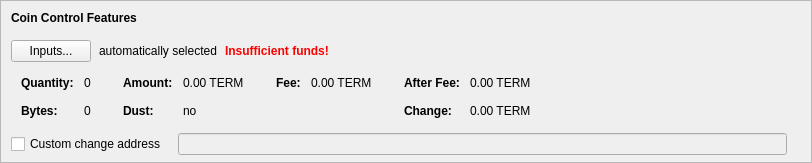
    <widget class="QFrame" name="frameCoinControl">
     <property name="sizePolicy">
      <sizepolicy hsizetype="Expanding" vsizetype="Expanding">
       <horstretch>0</horstretch>
       <verstretch>0</verstretch>
      </sizepolicy>
     </property>
     <property name="maximumSize">
      <size>
       <width>16777215</width>
       <height>16777215</height>
      </size>
     </property>
     <property name="frameShape">
      <enum>QFrame::StyledPanel</enum>
     </property>
     <property name="frameShadow">
      <enum>QFrame::Sunken</enum>
     </property>
     <layout class="QVBoxLayout" name="verticalLayoutCoinControl2">
      <property name="spacing">
       <number>0</number>
      </property>
      <property name="leftMargin">
       <number>0</number>
      </property>
      <property name="topMargin">
       <number>0</number>
      </property>
      <property name="rightMargin">
       <number>0</number>
      </property>
      <property name="bottomMargin">
       <number>6</number>
      </property>
      <item>
       <layout class="QVBoxLayout" name="verticalLayoutCoinControl" stretch="0,0,0,0,1">
        <property name="spacing">
         <number>0</number>
        </property>
        <property name="leftMargin">
         <number>10</number>
        </property>
        <property name="topMargin">
         <number>10</number>
        </property>
        <item>
         <layout class="QHBoxLayout" name="horizontalLayoutCoinControl1">
          <property name="bottomMargin">
           <number>15</number>
          </property>
          <item>
           <widget class="QLabel" name="labelCoinControlFeatures">
            <property name="sizePolicy">
             <sizepolicy hsizetype="Preferred" vsizetype="Maximum">
              <horstretch>0</horstretch>
              <verstretch>0</verstretch>
             </sizepolicy>
            </property>
            <property name="font">
             <font>
              <weight>75</weight>
              <bold>true</bold>
             </font>
            </property>
            <property name="styleSheet">
             <string notr="true">font-weight:bold;</string>
            </property>
            <property name="text">
             <string>Coin Control Features</string>
            </property>
           </widget>
          </item>
         </layout>
        </item>
        <item>
         <layout class="QHBoxLayout" name="horizontalLayoutCoinControl2" stretch="0,0,0,0">
          <property name="spacing">
           <number>8</number>
          </property>
          <property name="bottomMargin">
           <number>10</number>
          </property>
          <item>
           <widget class="QPushButton" name="pushButtonCoinControl">
            <property name="styleSheet">
             <string notr="true"/>
            </property>
            <property name="text">
             <string>Inputs...</string>
            </property>
            <property name="autoDefault">
             <bool>false</bool>
            </property>
           </widget>
          </item>
          <item>
           <widget class="QLabel" name="labelCoinControlAutomaticallySelected">
            <property name="text">
             <string>automatically selected</string>
            </property>
            <property name="margin">
             <number>5</number>
            </property>
           </widget>
          </item>
          <item>
           <widget class="QLabel" name="labelCoinControlInsuffFunds">
            <property name="font">
             <font>
              <weight>75</weight>
              <bold>true</bold>
             </font>
            </property>
            <property name="styleSheet">
             <string notr="true">color:red;font-weight:bold;</string>
            </property>
            <property name="text">
             <string>Insufficient funds!</string>
            </property>
            <property name="margin">
             <number>5</number>
            </property>
           </widget>
          </item>
          <item>
           <spacer name="horizontalSpacerCoinControl">
            <property name="orientation">
             <enum>Qt::Horizontal</enum>
            </property>
            <property name="sizeHint" stdset="0">
             <size>
              <width>40</width>
              <height>1</height>
             </size>
            </property>
           </spacer>
          </item>
         </layout>
        </item>
        <item>
         <widget class="QWidget" name="widgetCoinControl" native="true">
          <property name="sizePolicy">
           <sizepolicy hsizetype="Preferred" vsizetype="Preferred">
            <horstretch>0</horstretch>
            <verstretch>0</verstretch>
           </sizepolicy>
          </property>
          <property name="minimumSize">
           <size>
            <width>0</width>
            <height>0</height>
           </size>
          </property>
          <property name="styleSheet">
           <string notr="true"/>
          </property>
          <layout class="QHBoxLayout" name="horizontalLayoutCoinControl5">
           <property name="leftMargin">
            <number>0</number>
           </property>
           <property name="topMargin">
            <number>0</number>
           </property>
           <property name="rightMargin">
            <number>0</number>
           </property>
           <property name="bottomMargin">
            <number>0</number>
           </property>
           <item>
            <layout class="QHBoxLayout" name="horizontalLayoutCoinControl3" stretch="0,0,0,1">
             <property name="spacing">
              <number>20</number>
             </property>
             <property name="topMargin">
              <number>0</number>
             </property>
             <property name="bottomMargin">
              <number>10</number>
             </property>
             <item>
              <layout class="QFormLayout" name="formLayoutCoinControl1">
               <property name="horizontalSpacing">
                <number>10</number>
               </property>
               <property name="verticalSpacing">
                <number>14</number>
               </property>
               <property name="leftMargin">
                <number>10</number>
               </property>
               <property name="topMargin">
                <number>4</number>
               </property>
               <property name="rightMargin">
                <number>6</number>
               </property>
               <item row="0" column="0">
                <widget class="QLabel" name="labelCoinControlQuantityText">
                 <property name="font">
                  <font>
                   <weight>75</weight>
                   <bold>true</bold>
                  </font>
                 </property>
                 <property name="text">
                  <string>Quantity:</string>
                 </property>
                 <property name="margin">
                  <number>0</number>
                 </property>
                </widget>
               </item>
               <item row="0" column="1">
                <widget class="QLabel" name="labelCoinControlQuantity">
                 <property name="cursor">
                  <cursorShape>IBeamCursor</cursorShape>
                 </property>
                 <property name="contextMenuPolicy">
                  <enum>Qt::ActionsContextMenu</enum>
                 </property>
                 <property name="text">
                  <string notr="true">0</string>
                 </property>
                 <property name="margin">
                  <number>0</number>
                 </property>
                 <property name="textInteractionFlags">
                  <set>Qt::LinksAccessibleByMouse|Qt::TextSelectableByKeyboard|Qt::TextSelectableByMouse</set>
                 </property>
                </widget>
               </item>
               <item row="1" column="0">
                <widget class="QLabel" name="labelCoinControlBytesText">
                 <property name="font">
                  <font>
                   <weight>75</weight>
                   <bold>true</bold>
                  </font>
                 </property>
                 <property name="text">
                  <string>Bytes:</string>
                 </property>
                </widget>
               </item>
               <item row="1" column="1">
                <widget class="QLabel" name="labelCoinControlBytes">
                 <property name="cursor">
                  <cursorShape>IBeamCursor</cursorShape>
                 </property>
                 <property name="contextMenuPolicy">
                  <enum>Qt::ActionsContextMenu</enum>
                 </property>
                 <property name="text">
                  <string notr="true">0</string>
                 </property>
                 <property name="textInteractionFlags">
                  <set>Qt::LinksAccessibleByMouse|Qt::TextSelectableByKeyboard|Qt::TextSelectableByMouse</set>
                 </property>
                </widget>
               </item>
              </layout>
             </item>
             <item>
              <layout class="QFormLayout" name="formLayoutCoinControl2">
               <property name="horizontalSpacing">
                <number>10</number>
               </property>
               <property name="verticalSpacing">
                <number>14</number>
               </property>
               <property name="leftMargin">
                <number>6</number>
               </property>
               <property name="topMargin">
                <number>4</number>
               </property>
               <property name="rightMargin">
                <number>6</number>
               </property>
               <item row="0" column="0">
                <widget class="QLabel" name="labelCoinControlAmountText">
                 <property name="font">
                  <font>
                   <weight>75</weight>
                   <bold>true</bold>
                  </font>
                 </property>
                 <property name="text">
                  <string>Amount:</string>
                 </property>
                 <property name="margin">
                  <number>0</number>
                 </property>
                </widget>
               </item>
               <item row="0" column="1">
                <widget class="QLabel" name="labelCoinControlAmount">
                 <property name="cursor">
                  <cursorShape>IBeamCursor</cursorShape>
                 </property>
                 <property name="contextMenuPolicy">
                  <enum>Qt::ActionsContextMenu</enum>
                 </property>
                 <property name="text">
                  <string notr="true">0.00 TERM</string>
                 </property>
                 <property name="textInteractionFlags">
                  <set>Qt::LinksAccessibleByMouse|Qt::TextSelectableByKeyboard|Qt::TextSelectableByMouse</set>
                 </property>
                </widget>
               </item>
               <item row="1" column="0">
                <widget class="QLabel" name="labelCoinControlLowOutputText">
                 <property name="font">
                  <font>
                   <weight>75</weight>
                   <bold>true</bold>
                  </font>
                 </property>
                 <property name="text">
                  <string>Dust:</string>
                 </property>
                </widget>
               </item>
               <item row="1" column="1">
                <widget class="QLabel" name="labelCoinControlLowOutput">
                 <property name="cursor">
                  <cursorShape>IBeamCursor</cursorShape>
                 </property>
                 <property name="contextMenuPolicy">
                  <enum>Qt::ActionsContextMenu</enum>
                 </property>
                 <property name="text">
                  <string notr="true">no</string>
                 </property>
                 <property name="textInteractionFlags">
                  <set>Qt::LinksAccessibleByMouse|Qt::TextSelectableByKeyboard|Qt::TextSelectableByMouse</set>
                 </property>
                </widget>
               </item>
              </layout>
             </item>
             <item>
              <layout class="QFormLayout" name="formLayoutCoinControl3">
               <property name="horizontalSpacing">
                <number>10</number>
               </property>
               <property name="verticalSpacing">
                <number>14</number>
               </property>
               <property name="leftMargin">
                <number>6</number>
               </property>
               <property name="topMargin">
                <number>4</number>
               </property>
               <property name="rightMargin">
                <number>6</number>
               </property>
               <item row="0" column="0">
                <widget class="QLabel" name="labelCoinControlFeeText">
                 <property name="font">
                  <font>
                   <weight>75</weight>
                   <bold>true</bold>
                  </font>
                 </property>
                 <property name="text">
                  <string>Fee:</string>
                 </property>
                 <property name="margin">
                  <number>0</number>
                 </property>
                </widget>
               </item>
               <item row="0" column="1">
                <widget class="QLabel" name="labelCoinControlFee">
                 <property name="cursor">
                  <cursorShape>IBeamCursor</cursorShape>
                 </property>
                 <property name="contextMenuPolicy">
                  <enum>Qt::ActionsContextMenu</enum>
                 </property>
                 <property name="text">
                  <string notr="true">0.00 TERM</string>
                 </property>
                 <property name="textInteractionFlags">
                  <set>Qt::LinksAccessibleByMouse|Qt::TextSelectableByKeyboard|Qt::TextSelectableByMouse</set>
                 </property>
                </widget>
               </item>
              </layout>
             </item>
             <item>
              <layout class="QFormLayout" name="formLayoutCoinControl4">
               <property name="horizontalSpacing">
                <number>10</number>
               </property>
               <property name="verticalSpacing">
                <number>14</number>
               </property>
               <property name="leftMargin">
                <number>6</number>
               </property>
               <property name="topMargin">
                <number>4</number>
               </property>
               <property name="rightMargin">
                <number>6</number>
               </property>
               <item row="0" column="0">
                <widget class="QLabel" name="labelCoinControlAfterFeeText">
                 <property name="font">
                  <font>
                   <weight>75</weight>
                   <bold>true</bold>
                  </font>
                 </property>
                 <property name="text">
                  <string>After Fee:</string>
                 </property>
                 <property name="margin">
                  <number>0</number>
                 </property>
                </widget>
               </item>
               <item row="0" column="1">
                <widget class="QLabel" name="labelCoinControlAfterFee">
                 <property name="cursor">
                  <cursorShape>IBeamCursor</cursorShape>
                 </property>
                 <property name="contextMenuPolicy">
                  <enum>Qt::ActionsContextMenu</enum>
                 </property>
                 <property name="text">
                  <string notr="true">0.00 TERM</string>
                 </property>
                 <property name="textInteractionFlags">
                  <set>Qt::LinksAccessibleByMouse|Qt::TextSelectableByKeyboard|Qt::TextSelectableByMouse</set>
                 </property>
                </widget>
               </item>
               <item row="1" column="0">
                <widget class="QLabel" name="labelCoinControlChangeText">
                 <property name="font">
                  <font>
                   <weight>75</weight>
                   <bold>true</bold>
                  </font>
                 </property>
                 <property name="text">
                  <string>Change:</string>
                 </property>
                </widget>
               </item>
               <item row="1" column="1">
                <widget class="QLabel" name="labelCoinControlChange">
                 <property name="cursor">
                  <cursorShape>IBeamCursor</cursorShape>
                 </property>
                 <property name="contextMenuPolicy">
                  <enum>Qt::ActionsContextMenu</enum>
                 </property>
                 <property name="text">
                  <string notr="true">0.00 TERM</string>
                 </property>
                 <property name="textInteractionFlags">
                  <set>Qt::LinksAccessibleByMouse|Qt::TextSelectableByKeyboard|Qt::TextSelectableByMouse</set>
                 </property>
                </widget>
               </item>
              </layout>
             </item>
            </layout>
           </item>
          </layout>
         </widget>
        </item>
        <item>
         <layout class="QHBoxLayout" name="horizontalLayoutCoinControl4" stretch="0,0,0">
          <property name="spacing">
           <number>12</number>
          </property>
          <property name="sizeConstraint">
           <enum>QLayout::SetDefaultConstraint</enum>
          </property>
          <property name="topMargin">
           <number>5</number>
          </property>
          <property name="rightMargin">
           <number>5</number>
          </property>
          <item>
           <widget class="QCheckBox" name="checkBoxCoinControlChange">
            <property name="toolTip">
             <string>If this is activated, but the change address is empty or invalid, change will be sent to a newly generated address.</string>
            </property>
            <property name="text">
             <string>Custom change address</string>
            </property>
           </widget>
          </item>
          <item>
           <widget class="QValidatedLineEdit" name="lineEditCoinControlChange">
            <property name="enabled">
             <bool>false</bool>
            </property>
            <property name="sizePolicy">
             <sizepolicy hsizetype="Expanding" vsizetype="Fixed">
              <horstretch>0</horstretch>
              <verstretch>0</verstretch>
             </sizepolicy>
            </property>
           </widget>
          </item>
          <item>
           <widget class="QLabel" name="labelCoinControlChangeLabel">
            <property name="sizePolicy">
             <sizepolicy hsizetype="Preferred" vsizetype="Expanding">
              <horstretch>0</horstretch>
              <verstretch>0</verstretch>
             </sizepolicy>
            </property>
            <property name="minimumSize">
             <size>
              <width>0</width>
              <height>0</height>
             </size>
            </property>
            <property name="text">
             <string/>
            </property>
            <property name="margin">
             <number>3</number>
            </property>
           </widget>
          </item>
         </layout>
        </item>
        <item>
         <spacer name="verticalSpacerCoinControl">
          <property name="orientation">
           <enum>Qt::Vertical</enum>
          </property>
          <property name="sizeHint" stdset="0">
           <size>
            <width>800</width>
            <height>1</height>
           </size>
          </property>
         </spacer>
        </item>
       </layout>
      </item>
     </layout>
    </widget>
